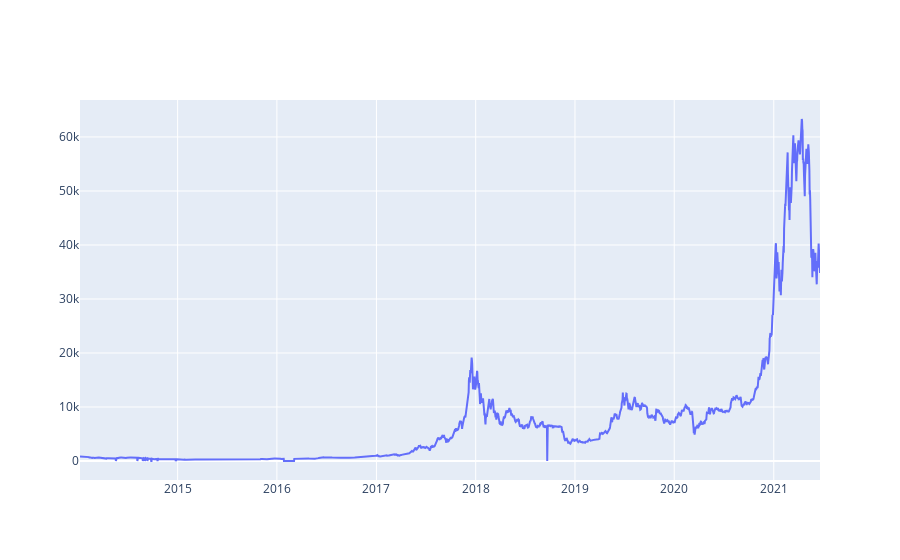

The notebook cell this image was saved under:
### Markdown cell above
# Plotting line graph base on Weighted Price

### Code cell
btc_trace = go.Scatter(x=data.index, y=data['Weighted Price'], name= 'Price')
py.iplot([btc_trace])

### Figure 1 — Plotly figure (JSON) as saved in the notebook; plotly's stock layout.template omitted (floating-point values rounded to 4 significant figures; data arrays with more than 128 entries replaced by an {"elided": "..."} marker saying what was removed)
{"data": [{"name": "Price", "x": {"elided": "2713 str values"}, "y": {"elided": "2713 float values"}, "type": "scatter"}], "layout": {}}
